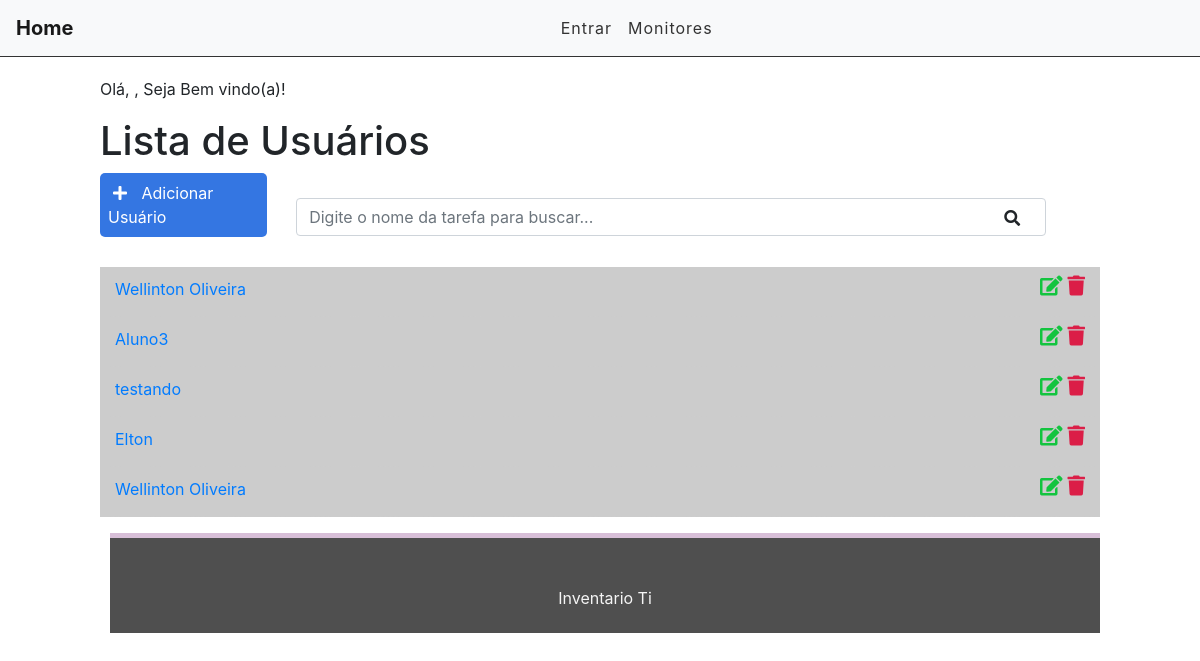
/usuarios/usuarios/user, run on the app's committed database.
### usuarios/models.py (models this page shows)
class Usuario(models.Model):
    CONTRATO = (('CLT', 'CLT'), ('PJ', 'Pessoa Juridica'), ('EST', 'Estágiario'),)
    contrato = models.CharField(max_length=3, choices= CONTRATO, blank=False, null=False, default='CLT')
    COMPUTADOR = (('PCP', 'Desktop'), ('NOT', 'Notebook'),('PTC', 'Particular'),)
    computador = models.CharField(max_length=3, choices=COMPUTADOR, blank=False, null=False, default='PCP')
    nome = models.CharField(max_length=50)
    user_login = models.CharField(max_length=30)
    email = models.EmailField(max_length=50)
    setor = models.CharField(max_length=30)
    equipamento_em_uso = models.ForeignKey(Maquinas, default=1, verbose_name="Equipamento", on_delete=models.SET_DEFAULT)
    monitor_em_uso = models.ForeignKey(Monitor, default=1, related_name="Monitor_Estoque", verbose_name="Monitores", on_delete=models.SET_DEFAULT)
    def __str__(self):
        return self.nome

### usuarios/views.py (the view)
# urls.py: path('usuarios/user', views.usuarioList, name='usuario_list'),
def usuarioList(request):
    users = Usuario.objects.all()
    search = request.GET.get('search')
    if search:
        users = users.filter(nome__icontains=search)
    print(users)
    return render(request,'usuarios/usuario_list.html', {'users': users})

### inventario/templates/usuarios/usuario_list.html (shortened to what this page needs)
{% extends 'base2.html' %}
{% block content %}
<div class="offset-1 col-10 list-div">
    <p>Olá, {{ request.user.username }} , Seja Bem vindo(a)!</p>
    <h1>Lista de Usuários</h1>
    <div class="container dashboard">
    <a id="add-link" href="{% url 'new_usuario' %}">
        <div class="col-2 add-div">
            <i class="fas fa-plus"></i> Adicionar Usuário
        </div>
    </a>
    <div class="col-9 search-div">
        <form method="GET" id="search-form">
            <input class="form-control" type="text" id="search" name="search" placeholder="Digite o nome da tarefa para buscar..." value="{{ request.GET.search }}">
            <i class="fas fa-search" id="search-btn"></i>
        </form>
    </div>
    <div class="col-12 filter-div">
    </div>
    <ul class="task-list">
        {% for user in users %}
        {% if task.done == 'doing' %}
            <li class="task-item">
        {% else %}
            <li class="task-item done">
        {% endif %}
                <span><a href="{{user.id}}">{{user.nome}}</a></span>
                <a href="delete/{{user.id}}"><span><i class="fas fa-trash"></i></span></a>
                <a href="edit/{{user.id}}"><span><i class="fas fa-edit"></i></span></a>
            </li>
        {% endfor %}
    </ul>
</div>
{% endblock %}

### inventario/static/css/style.css (style rules this page uses)
.dashboard { padding: 0; width: 100%; display: block; }
.dashboard span { font-size: 16px; display: block; width: 100%; margin-left: 0; }
#add-link { text-decoration: none; }
.add-div { background-color: #3476e2; cursor: pointer; display: inline-block; color: #FFF; padding: 8px; border-radius: 5px; margin-right: 25px; }
.fas.fa-plus { color: #FFF; margin-right: 10px; margin-left: 5px; }
.fas.fa-search { position: absolute; top: 12px; right: 26px; cursor: pointer; }
.search-div { padding: 0; margin-right: 0%; margin-left: 0; margin-top: 15px; margin-bottom: 15px; display: inline-block; }
.filter-div { margin-bottom: 15px; padding: 0; }
.list-div { padding: 0; }
.task-list { padding-left: 0; }
.task-item { list-style: none; font-size: 20px; height: 50px; padding: 0 15px; padding-top: 10px; border-bottom: 1px dashed #CCC; }
.task-item.done { background-color: #CCC; }
.fas.fa-trash { color: #db1e47; cursor: pointer; margin: 5px; font-size: 20px; float: right; position: relative; bottom: 30px; left:5px; }
.fas.fa-edit { color: #13c43f; cursor: pointer; margin: 5px; font-size: 20px; float: right; position: relative; bottom: 30px; left:10px; }

### data on the page
Usuario: nome "Wellinton Oliveira"
Usuario: nome "Aluno3"
Usuario: nome "testando"
Usuario: nome "Elton"
Usuario: nome "Wellinton Oliveira"
